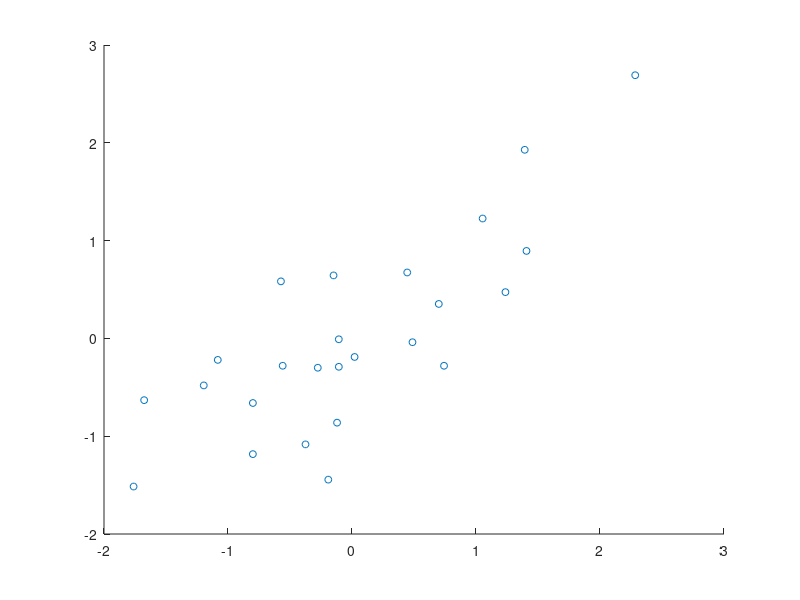
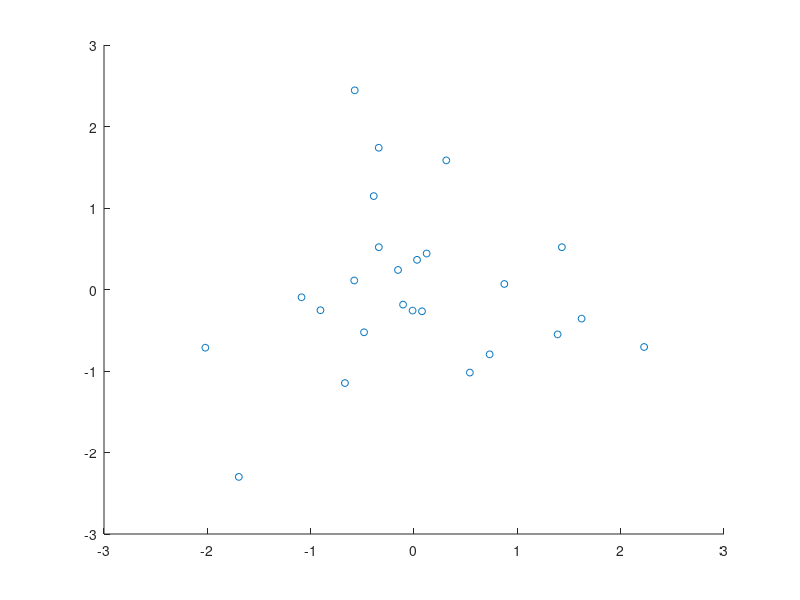

MATLAB code to generate these figures, in order:
data =[191 155 179 145;
195 149 201 152;
181 148 185 149;
183 153 188 149;
176 144 171 142;
208 157 192 152;
189 150 190 149;
197 159 189 152;
188 152 197 159;
192 150 187 151;
179 158 186 148;
183 147 174 147;
174 150 185 152;
190 159 195 157;
188 151 187 158;
163 137 161 130;
195 155 183 158;
186 153 173 148;
181 145 182 146;
175 140 165 137;
192 154 185 152;
174 143 178 147;
176 139 176 143;
197 167 200 158;
190 163 187 150];
n = size(data,1);
S  = (data -mean(data,1))'* (data -mean(data,1))/(n-1);
Sxx = S(1:2,1:2);
Syy = S(3:4,3:4);
Sxy = S(1:2,3:4);
Syx = Sxy';
W1 = Sxx\Sxy;
W2 = Syy\Syx;
[P, Tp] = eig(W1*W2);
[eigp,idxp] = sort(diag(Tp),'descend');
 P = P(:,idxp(1:2));
 [Q, Tq] = eig(W2*W1);
[eigq,idxq] = sort(diag(Tq),'descend');
 Q = Q(:,idxq(1:2));
fprintf('Sample matrix:\n');
 for i=1:2
     if P(:,i)'*Sxy*Q(:,i) < 0
           P(:,i) = -P(:,i);
     end
     P(:,i) = P(:,i)/sqrt(P(:,i)'*Sxx*P(:,i));
     Q(:,i) = Q(:,i)/sqrt(Q(:,i)'*Syy*Q(:,i));
     fprintf('eig %d:',i);
     display(eigp(i));
     fprintf('a:');
     display(P(:,i));
      fprintf('b:');
     display(Q(:,i));
 end
 
 D =  (data -mean(data,1));
 U = P'*D(:,1:2)';
 V = Q'*D(:,3:4)';
 figure();
 scatter(U(1,:),V(1,:),n);
figure();
 scatter(U(2,:),V(2,:),n);
v = 1./sqrt(diag(S));
S = diag(v)*S*diag(v);
Sxx = S(1:2,1:2);
Syy = S(3:4,3:4);
Sxy = S(1:2,3:4);
Syx = Sxy';
W1 = Sxx\Sxy;
W2 = Syy\Syx;
[P, Tp] = eig(W1*W2);
[eigp,idxp] = sort(diag(Tp),'descend');
 P = P(:,idxp(1:2));
 [Q, Tq] = eig(W2*W1);
[eigq,idxq] = sort(diag(Tq),'descend');
 Q = Q(:,idxq(1:2));
 fprintf('Correlation matrix:\n');
 for i=1:2
     if P(:,i)'*Sxy*Q(:,i) < 0
           P(:,i) = -P(:,i);
     end
     P(:,i) = P(:,i)/sqrt(P(:,i)'*Sxx*P(:,i));
     Q(:,i) = Q(:,i)/sqrt(Q(:,i)'*Syy*Q(:,i));
     fprintf('eig %d:',i);
     display(eigp(i));
     fprintf('a:');
     display(P(:,i));
      fprintf('b:');
     display(Q(:,i));
 end
 
 
 Vx = P'*Sxx;
 fprintf('r1:\n');
 s = Vx(1,:)*Vx(1,:)';
 display(s);
 fprintf('percentage1:\n');
 pv = s/2;
 display(pv);
 Vy = Q'*Syy;
 fprintf('r1:\n');
 s = Vy(1,:)*Vy(1,:)';
 display(s);
 fprintf('percentage1:\n');
 pv = s/2;
 display(pv);
 fprintf('eig percentage:\n');
 display(eigq(1)/(eigq(1) + eigq(2)));
